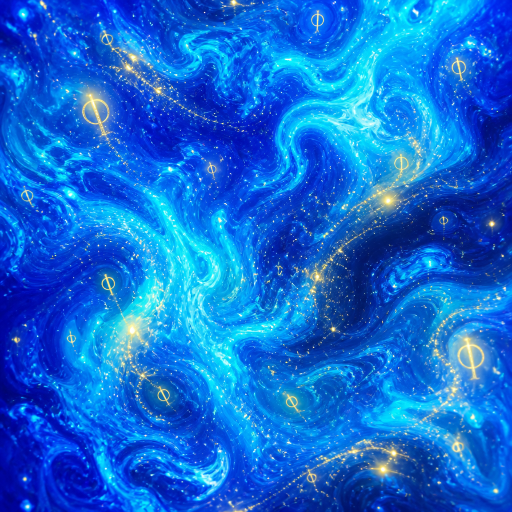
#> input picture art/items/sketches/liquid_phi_tonic_sketch.png, 1024 x 1024 px (shown at 1/2 size)
$ python pack_item_textures.py
#> lines starting #> are read from the running program, lines starting #| are printed output that depends on the picture; after the words box and inside, x2 and y2 are one past the last pixel; in counts of white or black regions, pixels touching at a corner belong together
"""Pack Effecoria item textures.

Default: vanilla silhouette masks + palette / liquid fill (readable MC icons).
Exceptions (original sketches only):
  phi_nut, essonite_shard, vitrified_glass_shard, pure_essonite, vitrified_golem_core
"""
from __future__ import annotations

from pathlib import Path

import numpy as np
from PIL import Image

ROOT = Path(__file__).resolve().parents[1]
VAN = ROOT / "art/items/vanilla_refs"
SK = ROOT / "art/items/sketches"
FACE = ROOT / "art/items/for_artist"
OUT = ROOT / "src/main/resources/assets/effecoria/textures/item"
ASSETS = Path(r"C:\Users\2005t\.cursor\projects\c-Users-2005t-Effecoria-mod\assets")

ORIGINAL_SKETCHES: dict[str, str] = {
    "phi_nut": "item_phi_nut_sketch.png",
    "essonite_shard": "item_essonite_shard_sketch.png",
    "vitrified_glass_shard": "item_vitrified_glass_shard_sketch.png",
    "pure_essonite": "item_pure_essonite_sketch.png",
    "vitrified_golem_core": "item_golem_core_sketch.png",
}

PAL = {
    "tonic": ((20, 60, 140), (60, 140, 230), (120, 220, 255), (201, 162, 39)),
    "resonance": ((18, 24, 80), (50, 70, 180), (100, 180, 255), (230, 200, 80)),
    "stimulant": ((10, 80, 160), (40, 180, 255), (200, 245, 255), (255, 210, 60)),
    "purified": ((40, 120, 180), (80, 200, 230), (180, 240, 255), (220, 200, 120)),
    "raw_phi": ((20, 50, 120), (40, 100, 200), (70, 180, 230), (180, 150, 50)),
    "essonite": ((30, 40, 120), (60, 90, 200), (100, 180, 255), (201, 162, 39)),
    "vitrified": ((10, 12, 20), (30, 40, 80), (80, 160, 220), (201, 162, 39)),
    "chitin": ((20, 40, 90), (40, 70, 150), (90, 150, 220), (180, 160, 70)),
}


def ensure_dirs() -> None:
    for p in (SK, FACE, OUT, VAN):
        p.mkdir(parents=True, exist_ok=True)


def load_rgba(path: Path) -> np.ndarray:
    return np.array(Image.open(path).convert("RGBA"))


# [9 lines left out: function save_item, not called in this run]


def copy_sketch(name: str) -> Path | None:
    src = ASSETS / name
    dst = SK / name
    if src.exists():
        dst.write_bytes(src.read_bytes())
        return dst
    return dst if dst.exists() else None


# [57 lines left out: functions punch_flat_bg, crop_content, nearest16_from_sketch, not called in this run]


def nearest16_fill(path: Path) -> np.ndarray:
    """Liquid/fill sketch for vanilla bottle/bucket masks (opaque fill tile)."""
    im = Image.open(path).convert("RGBA")
    a = np.array(im)
    alpha = a[:, :, 3]
#> alpha: shape (1024, 1024); every value is 255
    rgb = a[:, :, :3].astype(np.float32)
    lum = 0.3 * rgb[:, :, 0] + 0.59 * rgb[:, :, 1] + 0.11 * rgb[:, :, 2]
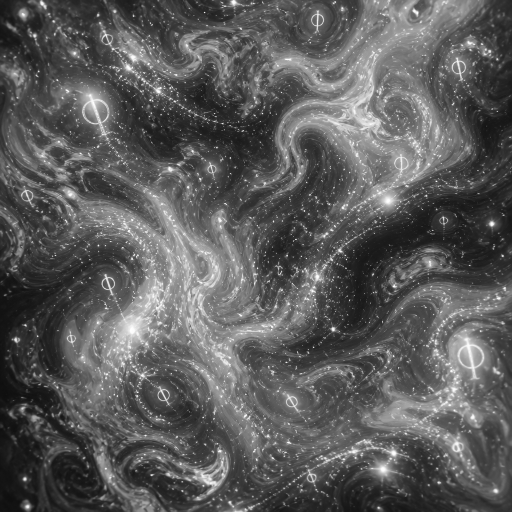
#> lum: shape (1024, 1024) float32 (shown at 1/2 size); min 14.53, max 255, mean 91.5
    mask = alpha > 40 if (alpha < 200).mean() > 0.1 else lum > 20
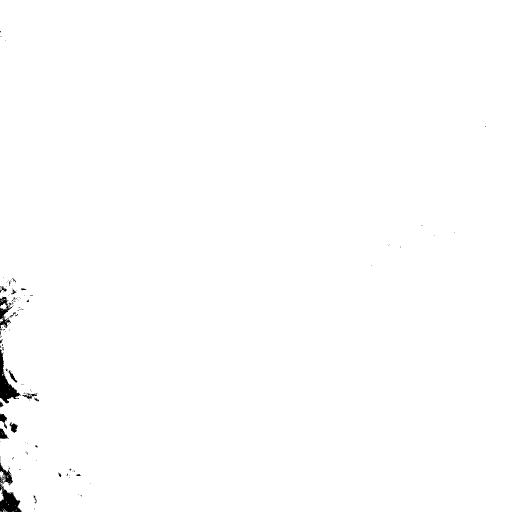
#> mask: shape (1024, 1024) bool (shown at 1/2 size); 99.5% white; 150 black regions (133 under 20 px), largest, box (x1, y1, x2, y2) and area: (0, 925, 44, 1024) 1816, (0, 699, 42, 807) 1519, (0, 593, 26, 660) 676
    ys, xs = np.where(mask)
    if len(ys) == 0:
        tile = im
    else:
        y0, y1 = int(ys.min()), int(ys.max()) + 1
#> y0 = 0; y1 = 1024
        x0, x1 = int(xs.min()), int(xs.max()) + 1
#> x0 = 0; x1 = 1024
        side = max(y1 - y0, x1 - x0)
#> side = 1024
        cy, cx = (y0 + y1) // 2, (x0 + x1) // 2
#> cy = 512; cx = 512
        half = side // 2
#> half = 512
        y0s, x0s = max(0, cy - half), max(0, cx - half)
#> y0s = 0; x0s = 0
        y1s, x1s = min(a.shape[0], y0s + side), min(a.shape[1], x0s + side)
#> y1s = 1024; x1s = 1024
        y0s, x0s = max(0, y1s - side), max(0, x1s - side)
        tile = im.crop((x0s, y0s, x1s, y1s))
    return np.array(tile.resize((16, 16), Image.Resampling.NEAREST).convert("RGBA"))


def solid_fill(pal_key: str, seed: int = 0) -> np.ndarray:
    lo, mid, hi, accent = (np.array(c, np.uint8) for c in PAL[pal_key])
    rng = np.random.default_rng(seed)
    out = np.zeros((16, 16, 4), np.uint8)
    for y in range(16):
        for x in range(16):
            t = 0.35 + 0.35 * np.sin((x + y) * 0.7) + 0.15 * rng.random()
            if t < 0.4:
                col = lo
            elif t < 0.7:
                col = mid
            else:
                col = hi
            if rng.random() < 0.04:
                col = accent
            out[y, x, :3] = col
            out[y, x, 3] = 255
    return out


# [18 lines left out: function bake_potion, not called in this run]


def bake_empty_bottle(name: str) -> None:
    bottle = load_rgba(VAN / "glass_bottle.png")
    out = bottle.copy()
    out[:, :, 3] = np.where(out[:, :, 3] > 16, 255, 0)
    m = out[:, :, 3] > 0
    lum = out[:, :, 0].astype(int) + out[:, :, 1] + out[:, :, 2]
    hi = m & (lum > 400)
    out[hi, 0] = np.clip(out[hi, 0].astype(int) - 10, 0, 255)
    out[hi, 1] = np.clip(out[hi, 1].astype(int) + 8, 0, 255)
    out[hi, 2] = np.clip(out[hi, 2].astype(int) + 30, 0, 255)
    save_item(name, out)


# [82 lines left out: functions bake_bucket, recolor_template, recolor_tool, pack_original, not called in this run]


def main() -> None:
    ensure_dirs()

    fills: dict[str, np.ndarray] = {}
    mapping = {
        "tonic": "liquid_phi_tonic_sketch.png",
        "resonance": "liquid_phi_resonance_sketch.png",
        "stimulant": "liquid_phi_stimulant_sketch.png",
        "purified": "liquid_purified_phi_water_sketch.png",
    }
    for key, fname in mapping.items():
        p = copy_sketch(fname)
        fills[key] = nearest16_fill(p) if p and p.exists() else solid_fill(key, hash(key) % 10_000)
        Image.fromarray(fills[key], "RGBA").save(SK / f"fill_{key}_16.png")
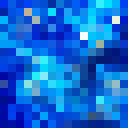
#> saved as fill_tonic_16.png: PIL image 16x16 RGBA (shown 8 times larger); mean R, G, B, A 16.5, 105.1, 211.5, 255
    fills["raw_phi"] = solid_fill("raw_phi", 11)

    # --- vanilla-mask items ---
    bake_empty_bottle("phi_flask")
    bake_potion("phi_flask_water", fills["purified"])
    bake_potion("potion_phi_tonic", fills["tonic"])
    bake_potion("potion_phi_resonance", fills["resonance"])
    bake_potion("potion_phi_stimulant", fills["stimulant"])

    bake_bucket("phi_water_bucket", fills["raw_phi"])
    bake_bucket("purified_phi_water_bucket", fills["purified"])

    # Misc icons (filters, focus, cell, dust, paper, chitin, scrolls): harness pack
    import runpy

    runpy.run_path(str(Path(__file__).resolve().parent / "pack_harness_items.py"), run_name="__main__")
    # Tools: iron silhouette mask
    runpy.run_path(str(Path(__file__).resolve().parent / "pack_vitrified_tools.py"), run_name="__main__")

    # Armor item icons still vanilla-masked until dedicated pass
    for piece, tmpl in [
        ("phi_chitin_helmet", "iron_helmet.png"),
        ("phi_chitin_chestplate", "iron_chestplate.png"),
        ("phi_chitin_leggings", "iron_leggings.png"),
        ("phi_chitin_boots", "iron_boots.png"),
    ]:
        recolor_template(piece, tmpl, "chitin")

    # --- original sketches only ---
    for item, sketch in ORIGINAL_SKETCHES.items():
        pack_original(item, sketch)

    print("item pack complete (vanilla masks + 5 originals)")


if __name__ == "__main__":
#> (the run stopped early here; a loop or call above may not have finished)
